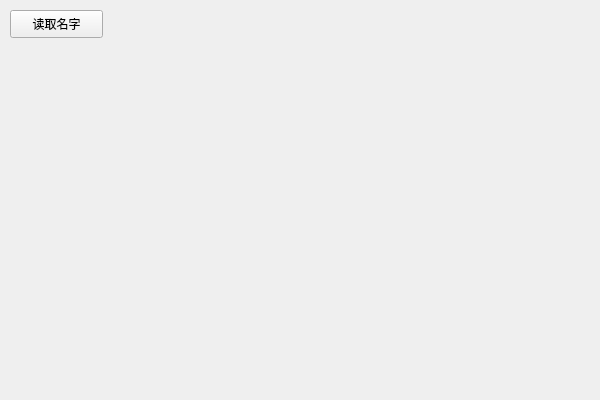
<?xml version="1.0" encoding="UTF-8"?>
<ui version="4.0">
 <class>XlsxProjectClass</class>
 <widget class="QWidget" name="XlsxProjectClass">
  <property name="geometry">
   <rect>
    <x>0</x>
    <y>0</y>
    <width>600</width>
    <height>400</height>
   </rect>
  </property>
  <property name="windowTitle">
   <string>XlsxProject</string>
  </property>
  <widget class="QPushButton" name="pbt_read_names">
   <property name="geometry">
    <rect>
     <x>10</x>
     <y>10</y>
     <width>93</width>
     <height>28</height>
    </rect>
   </property>
   <property name="text">
    <string>读取名字</string>
   </property>
  </widget>
 </widget>
 <layoutdefault spacing="6" margin="11"/>
 <resources>
  <include location="xlsxproject.qrc"/>
 </resources>
 <connections/>
</ui>
